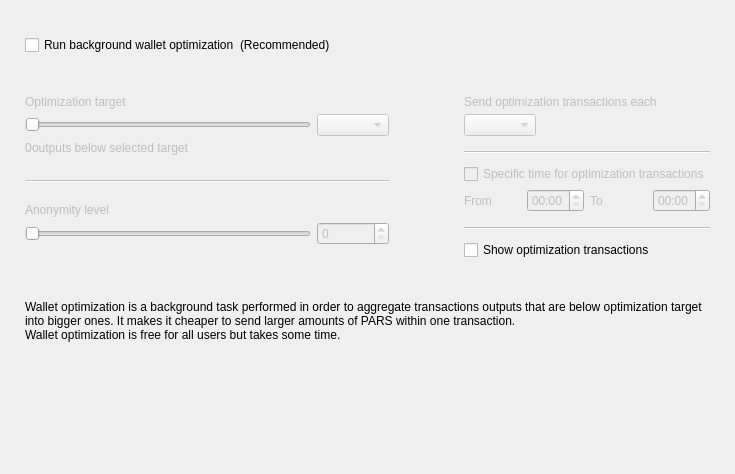
<?xml version="1.0" encoding="UTF-8"?>
<ui version="4.0">
 <class>OptimizationOptionsFrame</class>
 <widget class="QFrame" name="OptimizationOptionsFrame">
  <property name="geometry">
   <rect>
    <x>0</x>
    <y>0</y>
    <width>735</width>
    <height>474</height>
   </rect>
  </property>
  <property name="windowTitle">
   <string>Frame</string>
  </property>
  <property name="frameShape">
   <enum>QFrame::NoFrame</enum>
  </property>
  <property name="frameShadow">
   <enum>QFrame::Raised</enum>
  </property>
  <layout class="QVBoxLayout" name="verticalLayout">
   <property name="spacing">
    <number>0</number>
   </property>
   <property name="leftMargin">
    <number>25</number>
   </property>
   <property name="topMargin">
    <number>35</number>
   </property>
   <property name="rightMargin">
    <number>25</number>
   </property>
   <property name="bottomMargin">
    <number>0</number>
   </property>
   <item>
    <layout class="QHBoxLayout" name="horizontalLayout_2">
     <item>
      <widget class="QCheckBox" name="m_enableOptimizationCheck">
       <property name="text">
        <string>Run background wallet optimization</string>
       </property>
      </widget>
     </item>
     <item>
      <widget class="WalletGui::WalletNormalGrayTextLabel" name="label_8">
       <property name="text">
        <string>(Recommended)</string>
       </property>
      </widget>
     </item>
     <item>
      <spacer name="horizontalSpacer">
       <property name="orientation">
        <enum>Qt::Horizontal</enum>
       </property>
       <property name="sizeHint" stdset="0">
        <size>
         <width>40</width>
         <height>20</height>
        </size>
       </property>
      </spacer>
     </item>
    </layout>
   </item>
   <item>
    <spacer name="verticalSpacer_2">
     <property name="orientation">
      <enum>Qt::Vertical</enum>
     </property>
     <property name="sizeType">
      <enum>QSizePolicy::Fixed</enum>
     </property>
     <property name="sizeHint" stdset="0">
      <size>
       <width>20</width>
       <height>40</height>
      </size>
     </property>
    </spacer>
   </item>
   <item>
    <widget class="QWidget" name="m_optimizationOptionsWidget" native="true">
     <property name="enabled">
      <bool>true</bool>
     </property>
     <layout class="QHBoxLayout" name="horizontalLayout">
      <property name="spacing">
       <number>75</number>
      </property>
      <property name="leftMargin">
       <number>0</number>
      </property>
      <property name="topMargin">
       <number>0</number>
      </property>
      <property name="rightMargin">
       <number>0</number>
      </property>
      <property name="bottomMargin">
       <number>0</number>
      </property>
      <item alignment="Qt::AlignTop">
       <widget class="QWidget" name="widget1" native="true">
        <property name="enabled">
         <bool>false</bool>
        </property>
        <layout class="QGridLayout" name="gridLayout" columnstretch="50,0,0,0">
         <property name="leftMargin">
          <number>0</number>
         </property>
         <property name="topMargin">
          <number>0</number>
         </property>
         <property name="rightMargin">
          <number>0</number>
         </property>
         <property name="bottomMargin">
          <number>0</number>
         </property>
         <property name="verticalSpacing">
          <number>5</number>
         </property>
         <item row="0" column="0" colspan="4">
          <widget class="WalletGui::WalletNormalBlackTextLabel" name="label_5">
           <property name="text">
            <string>Optimization target</string>
           </property>
           <property name="indent">
            <number>0</number>
           </property>
          </widget>
         </item>
         <item row="4" column="0" colspan="4">
          <spacer name="verticalSpacer_3">
           <property name="orientation">
            <enum>Qt::Vertical</enum>
           </property>
           <property name="sizeType">
            <enum>QSizePolicy::Fixed</enum>
           </property>
           <property name="sizeHint" stdset="0">
            <size>
             <width>20</width>
             <height>20</height>
            </size>
           </property>
          </spacer>
         </item>
         <item row="1" column="0" colspan="3">
          <widget class="QSlider" name="m_thresholdSlider">
           <property name="maximum">
            <number>6</number>
           </property>
           <property name="pageStep">
            <number>1</number>
           </property>
           <property name="orientation">
            <enum>Qt::Horizontal</enum>
           </property>
          </widget>
         </item>
         <item row="1" column="3">
          <widget class="QComboBox" name="m_thresholdCombo"/>
         </item>
         <item row="5" column="0" colspan="4">
          <widget class="Line" name="line">
           <property name="orientation">
            <enum>Qt::Horizontal</enum>
           </property>
          </widget>
         </item>
         <item row="6" column="0" colspan="4">
          <spacer name="verticalSpacer_4">
           <property name="orientation">
            <enum>Qt::Vertical</enum>
           </property>
           <property name="sizeType">
            <enum>QSizePolicy::Fixed</enum>
           </property>
           <property name="sizeHint" stdset="0">
            <size>
             <width>20</width>
             <height>15</height>
            </size>
           </property>
          </spacer>
         </item>
         <item row="8" column="3">
          <widget class="QSpinBox" name="m_mixinSpin">
           <property name="buttonSymbols">
            <enum>QAbstractSpinBox::UpDownArrows</enum>
           </property>
          </widget>
         </item>
         <item row="7" column="0" colspan="4">
          <widget class="WalletGui::WalletNormalBlackTextLabel" name="label_7">
           <property name="text">
            <string>Anonymity level</string>
           </property>
           <property name="indent">
            <number>0</number>
           </property>
          </widget>
         </item>
         <item row="8" column="0" colspan="3">
          <widget class="QSlider" name="m_mixinSlider">
           <property name="pageStep">
            <number>1</number>
           </property>
           <property name="orientation">
            <enum>Qt::Horizontal</enum>
           </property>
          </widget>
         </item>
         <item row="2" column="0" colspan="4">
          <spacer name="verticalSpacer_12">
           <property name="orientation">
            <enum>Qt::Vertical</enum>
           </property>
           <property name="sizeType">
            <enum>QSizePolicy::Fixed</enum>
           </property>
           <property name="sizeHint" stdset="0">
            <size>
             <width>20</width>
             <height>0</height>
            </size>
           </property>
          </spacer>
         </item>
         <item row="3" column="0" colspan="4">
          <layout class="QHBoxLayout" name="horizontalLayout_3" stretch="0,1">
           <item>
            <widget class="QLabel" name="m_nonOptimizedOutputsLabel">
             <property name="text">
              <string>0</string>
             </property>
            </widget>
           </item>
           <item>
            <widget class="WalletGui::WalletNormalBlackTextLabel" name="m_nonOptimizedOutputsTextLabel">
             <property name="text">
              <string>outputs below selected target</string>
             </property>
            </widget>
           </item>
          </layout>
         </item>
        </layout>
       </widget>
      </item>
      <item>
       <layout class="QVBoxLayout" name="verticalLayout_3">
        <property name="spacing">
         <number>10</number>
        </property>
        <property name="rightMargin">
         <number>0</number>
        </property>
        <property name="bottomMargin">
         <number>0</number>
        </property>
        <item>
         <widget class="QWidget" name="widget2" native="true">
          <property name="enabled">
           <bool>false</bool>
          </property>
          <layout class="QGridLayout" name="gridLayout_2" columnstretch="0,0,0,0">
           <property name="leftMargin">
            <number>0</number>
           </property>
           <property name="topMargin">
            <number>0</number>
           </property>
           <property name="rightMargin">
            <number>0</number>
           </property>
           <property name="bottomMargin">
            <number>0</number>
           </property>
           <property name="verticalSpacing">
            <number>5</number>
           </property>
           <item row="2" column="0" colspan="2" alignment="Qt::AlignLeft">
            <widget class="QComboBox" name="m_periodCombo"/>
           </item>
           <item row="8" column="0">
            <widget class="WalletGui::WalletNormalBlackTextLabel" name="label_2">
             <property name="text">
              <string>From</string>
             </property>
            </widget>
           </item>
           <item row="8" column="1">
            <widget class="QTimeEdit" name="m_startTimeEdit">
             <property name="enabled">
              <bool>false</bool>
             </property>
             <property name="displayFormat">
              <string>HH:mm</string>
             </property>
            </widget>
           </item>
           <item row="8" column="2">
            <widget class="WalletGui::WalletNormalBlackTextLabel" name="label_3">
             <property name="text">
              <string>To</string>
             </property>
            </widget>
           </item>
           <item row="8" column="3">
            <widget class="QTimeEdit" name="m_stopTimeEdit">
             <property name="enabled">
              <bool>false</bool>
             </property>
             <property name="displayFormat">
              <string>HH:mm</string>
             </property>
            </widget>
           </item>
           <item row="6" column="0" colspan="4">
            <widget class="QCheckBox" name="m_optimizationTimeCheck">
             <property name="text">
              <string>Specific time for optimization transactions</string>
             </property>
            </widget>
           </item>
           <item row="4" column="0" colspan="4">
            <widget class="Line" name="line_2">
             <property name="orientation">
              <enum>Qt::Horizontal</enum>
             </property>
            </widget>
           </item>
           <item row="0" column="0" colspan="4">
            <widget class="WalletGui::WalletNormalBlackTextLabel" name="label_4">
             <property name="text">
              <string>Send optimization transactions each</string>
             </property>
             <property name="indent">
              <number>0</number>
             </property>
            </widget>
           </item>
           <item row="7" column="0" colspan="4">
            <spacer name="verticalSpacer_8">
             <property name="orientation">
              <enum>Qt::Vertical</enum>
             </property>
             <property name="sizeType">
              <enum>QSizePolicy::Fixed</enum>
             </property>
             <property name="sizeHint" stdset="0">
              <size>
               <width>20</width>
               <height>0</height>
              </size>
             </property>
            </spacer>
           </item>
           <item row="3" column="0" colspan="4">
            <spacer name="verticalSpacer_6">
             <property name="orientation">
              <enum>Qt::Vertical</enum>
             </property>
             <property name="sizeType">
              <enum>QSizePolicy::Fixed</enum>
             </property>
             <property name="sizeHint" stdset="0">
              <size>
               <width>20</width>
               <height>10</height>
              </size>
             </property>
            </spacer>
           </item>
           <item row="10" column="0" colspan="4">
            <widget class="Line" name="line_3">
             <property name="orientation">
              <enum>Qt::Horizontal</enum>
             </property>
            </widget>
           </item>
           <item row="1" column="0" colspan="4">
            <spacer name="verticalSpacer_5">
             <property name="orientation">
              <enum>Qt::Vertical</enum>
             </property>
             <property name="sizeType">
              <enum>QSizePolicy::Fixed</enum>
             </property>
             <property name="sizeHint" stdset="0">
              <size>
               <width>20</width>
               <height>0</height>
              </size>
             </property>
            </spacer>
           </item>
           <item row="5" column="0" colspan="4">
            <spacer name="verticalSpacer_7">
             <property name="orientation">
              <enum>Qt::Vertical</enum>
             </property>
             <property name="sizeType">
              <enum>QSizePolicy::Fixed</enum>
             </property>
             <property name="sizeHint" stdset="0">
              <size>
               <width>20</width>
               <height>5</height>
              </size>
             </property>
            </spacer>
           </item>
           <item row="9" column="0" colspan="4">
            <spacer name="verticalSpacer_10">
             <property name="orientation">
              <enum>Qt::Vertical</enum>
             </property>
             <property name="sizeType">
              <enum>QSizePolicy::Fixed</enum>
             </property>
             <property name="sizeHint" stdset="0">
              <size>
               <width>20</width>
               <height>10</height>
              </size>
             </property>
            </spacer>
           </item>
          </layout>
         </widget>
        </item>
        <item>
         <widget class="QCheckBox" name="m_showFusionTransactionsCheck">
          <property name="enabled">
           <bool>true</bool>
          </property>
          <property name="text">
           <string>Show optimization transactions</string>
          </property>
         </widget>
        </item>
       </layout>
      </item>
     </layout>
    </widget>
   </item>
   <item>
    <spacer name="verticalSpacer_11">
     <property name="orientation">
      <enum>Qt::Vertical</enum>
     </property>
     <property name="sizeType">
      <enum>QSizePolicy::Fixed</enum>
     </property>
     <property name="sizeHint" stdset="0">
      <size>
       <width>20</width>
       <height>40</height>
      </size>
     </property>
    </spacer>
   </item>
   <item>
    <widget class="WalletGui::WalletExtraNormalGrayTextLabel" name="m_helpLabel">
     <property name="text">
      <string>Wallet optimization is a background task performed in order to aggregate transactions outputs that are below optimization target into bigger ones. It makes it cheaper to send larger amounts of PARS within one transaction.
Wallet optimization is free for all users but takes some time.</string>
     </property>
     <property name="wordWrap">
      <bool>true</bool>
     </property>
    </widget>
   </item>
   <item>
    <spacer name="verticalSpacer">
     <property name="orientation">
      <enum>Qt::Vertical</enum>
     </property>
     <property name="sizeHint" stdset="0">
      <size>
       <width>20</width>
       <height>40</height>
      </size>
     </property>
    </spacer>
   </item>
  </layout>
 </widget>
 <customwidgets>
  <customwidget>
   <class>WalletGui::WalletNormalGrayTextLabel</class>
   <extends>QLabel</extends>
   <header>Gui/Common/WalletTextLabel.h</header>
  </customwidget>
  <customwidget>
   <class>WalletGui::WalletNormalBlackTextLabel</class>
   <extends>QLabel</extends>
   <header>Gui/Common/WalletTextLabel.h</header>
  </customwidget>
  <customwidget>
   <class>WalletGui::WalletExtraNormalGrayTextLabel</class>
   <extends>QLabel</extends>
   <header>Gui/Common/WalletTextLabel.h</header>
  </customwidget>
 </customwidgets>
 <resources/>
 <connections>
  <connection>
   <sender>m_enableOptimizationCheck</sender>
   <signal>toggled(bool)</signal>
   <receiver>widget1</receiver>
   <slot>setEnabled(bool)</slot>
   <hints>
    <hint type="sourcelabel">
     <x>147</x>
     <y>47</y>
    </hint>
    <hint type="destinationlabel">
     <x>176</x>
     <y>204</y>
    </hint>
   </hints>
  </connection>
  <connection>
   <sender>m_thresholdSlider</sender>
   <signal>valueChanged(int)</signal>
   <receiver>OptimizationOptionsFrame</receiver>
   <slot>thresholdChanged(int)</slot>
   <hints>
    <hint type="sourcelabel">
     <x>116</x>
     <y>139</y>
    </hint>
    <hint type="destinationlabel">
     <x>355</x>
     <y>194</y>
    </hint>
   </hints>
  </connection>
  <connection>
   <sender>m_mixinSlider</sender>
   <signal>valueChanged(int)</signal>
   <receiver>OptimizationOptionsFrame</receiver>
   <slot>mixinChanged(int)</slot>
   <hints>
    <hint type="sourcelabel">
     <x>116</x>
     <y>240</y>
    </hint>
    <hint type="destinationlabel">
     <x>367</x>
     <y>236</y>
    </hint>
   </hints>
  </connection>
  <connection>
   <sender>m_optimizationTimeCheck</sender>
   <signal>toggled(bool)</signal>
   <receiver>m_startTimeEdit</receiver>
   <slot>setEnabled(bool)</slot>
   <hints>
    <hint type="sourcelabel">
     <x>543</x>
     <y>179</y>
    </hint>
    <hint type="destinationlabel">
     <x>501</x>
     <y>207</y>
    </hint>
   </hints>
  </connection>
  <connection>
   <sender>m_optimizationTimeCheck</sender>
   <signal>toggled(bool)</signal>
   <receiver>m_stopTimeEdit</receiver>
   <slot>setEnabled(bool)</slot>
   <hints>
    <hint type="sourcelabel">
     <x>543</x>
     <y>179</y>
    </hint>
    <hint type="destinationlabel">
     <x>643</x>
     <y>207</y>
    </hint>
   </hints>
  </connection>
  <connection>
   <sender>m_mixinSpin</sender>
   <signal>valueChanged(int)</signal>
   <receiver>OptimizationOptionsFrame</receiver>
   <slot>mixinChanged(int)</slot>
   <hints>
    <hint type="sourcelabel">
     <x>273</x>
     <y>271</y>
    </hint>
    <hint type="destinationlabel">
     <x>367</x>
     <y>236</y>
    </hint>
   </hints>
  </connection>
  <connection>
   <sender>m_thresholdCombo</sender>
   <signal>currentIndexChanged(int)</signal>
   <receiver>OptimizationOptionsFrame</receiver>
   <slot>thresholdChanged(int)</slot>
   <hints>
    <hint type="sourcelabel">
     <x>270</x>
     <y>139</y>
    </hint>
    <hint type="destinationlabel">
     <x>367</x>
     <y>236</y>
    </hint>
   </hints>
  </connection>
  <connection>
   <sender>m_enableOptimizationCheck</sender>
   <signal>toggled(bool)</signal>
   <receiver>widget2</receiver>
   <slot>setEnabled(bool)</slot>
   <hints>
    <hint type="sourcelabel">
     <x>158</x>
     <y>48</y>
    </hint>
    <hint type="destinationlabel">
     <x>556</x>
     <y>197</y>
    </hint>
   </hints>
  </connection>
 </connections>
 <slots>
  <slot>thresholdChanged(int)</slot>
  <slot>mixinChanged(int)</slot>
 </slots>
</ui>
